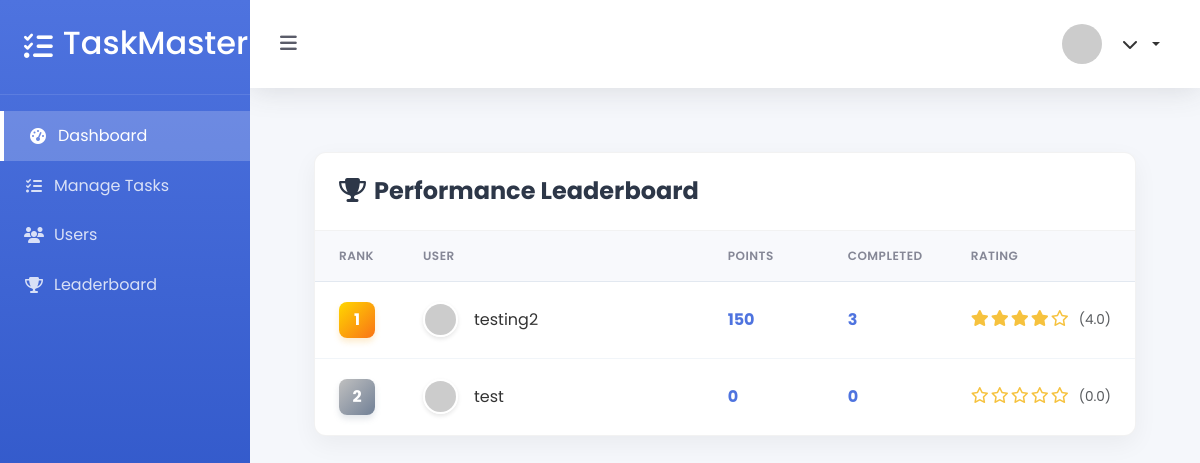
The page /leaderboard/ on the database as committed earlier.
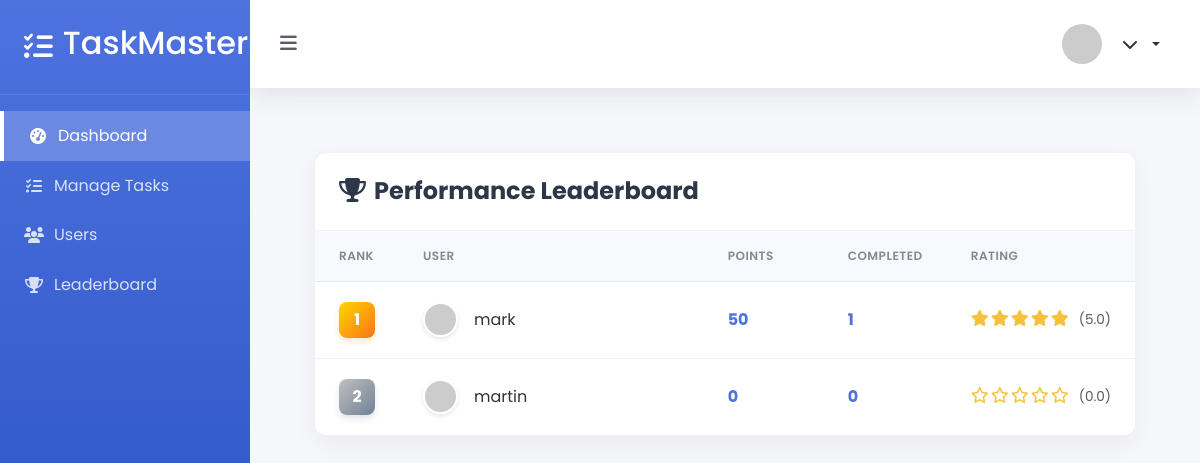
The same page on the database as committed later.
### myapp/models.py (models this page shows, shortened)
class CustomUser(AbstractUser):
    is_admin = models.BooleanField(default=False)
    points = models.IntegerField(default=0)
    rewards = models.IntegerField(default=0)

### myapp/views.py (the view)
# urls.py: path('leaderboard/', leaderboard, name='leaderboard'),
def leaderboard(request):
    leaderboard_users = CustomUser.objects.filter(is_admin=False)\
        .annotate(
            completed_tasks=Count('assigned_tasks', filter=Q(assigned_tasks__status__in=['completed', 'verified'])),
            average_rating=Avg('assigned_tasks__rating', filter=Q(assigned_tasks__rating__isnull=False))
        )\
        .order_by('-points')
    context = {
        'leaderboard': leaderboard_users,
    }
    return render(request, 'myapp/leaderboard.html', context)

### myapp/templates/myapp/leaderboard.html (shortened to what this page needs)
{% extends "myapp/base_admin.html" %}
{% load static %}
{% block content %}
<div class="leaderboard-container">
    <div class="leaderboard-card">
        <div class="leaderboard-header">
            <h2><i class="fas fa-trophy me-2"></i>Performance Leaderboard</h2>
        </div>
        <div class="table-responsive">
            <table class="leaderboard-table">
                <thead>
                    <tr>
                        <th style="width: 80px;">Rank</th>
                        <th>User</th>
                        <th style="width: 120px;">Points</th>
                        <th style="width: 120px;">Completed</th>
                        <th style="width: 150px;">Rating</th>
                    </tr>
                </thead>
                <tbody>
                    {% for user in leaderboard %}
                    <tr {% if user == request.user %}class="your-position"{% endif %}>
                        <td>
                            <div class="rank-badge {% if forloop.counter <= 3 %}rank-{{ forloop.counter }}{% else %}rank-other{% endif %}">
                                {{ forloop.counter }}
                            </div>
                        </td>
                        <td>
                            <div class="user-info">
                                <img src="https://ui-avatars.com/api/?name={{ user.username }}&background=random&color=fff&bold=true"
                                     class="user-avatar"
                                     alt="{{ user.username }}">
                                <div>
                                    <div class="username">{{ user.username }}</div>
                                </div>
                            </div>
                        </td>
                        <td class="points-cell">{{ user.points }}</td>
                        <td class="points-cell">{{ user.completed_tasks }}</td>
                        <td>
                            <div class="rating-stars">
                                {% for i in "12345" %}
                                    {% if i|add:0 <= user.average_rating %}
                                        <i class="fas fa-star"></i>
                                    {% else %}
                                        <i class="far fa-star"></i>
                                    {% endif %}
                                {% endfor %}
                                <span class="ms-2 text-muted" style="font-size: 0.85rem;">
                                    ({{ user.average_rating|default:"0"|floatformat:1 }})
                                </span>
                            </div>
                        </td>
                    </tr>
                    {% empty %}
                    <tr>
                        <td colspan="5" class="text-center py-4 text-muted">
                            No users found in the leaderboard
                        </td>
                    </tr>
                    {% endfor %}
                </tbody>
            </table>
        </div>
    </div>
</div>
{% endblock %}

Rows that differ between the two databases and show on the page:
removed CustomUser: username "testing2", points "150", completed_tasks "3", average_rating "4.0"
removed CustomUser: username "test", points "0", completed_tasks "0", average_rating "0.0"
added CustomUser: username "mark", points "50", completed_tasks "1", average_rating "5.0"
added CustomUser: username "martin", points "0", completed_tasks "0", average_rating "0.0"
